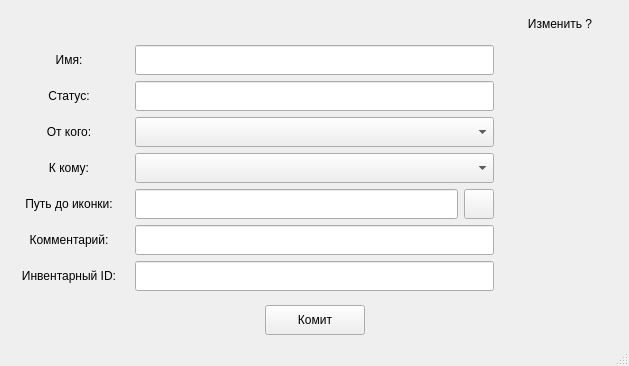
<?xml version="1.0" encoding="UTF-8"?>
<ui version="4.0">
 <class>qt</class>
 <widget class="QMainWindow" name="qt">
  <property name="enabled">
   <bool>true</bool>
  </property>
  <property name="geometry">
   <rect>
    <x>0</x>
    <y>0</y>
    <width>629</width>
    <height>366</height>
   </rect>
  </property>
  <property name="maximumSize">
   <size>
    <width>16777215</width>
    <height>16777215</height>
   </size>
  </property>
  <property name="windowTitle">
   <string>qt</string>
  </property>
  <property name="styleSheet">
   <string notr="true"/>
  </property>
  <widget class="QWidget" name="centralWidget">
   <layout class="QGridLayout" name="gridLayout_2">
    <item row="4" column="1">
     <widget class="QComboBox" name="comboBox">
      <property name="minimumSize">
       <size>
        <width>0</width>
        <height>30</height>
       </size>
      </property>
      <property name="font">
       <font>
        <pointsize>12</pointsize>
        <weight>75</weight>
        <bold>true</bold>
       </font>
      </property>
      <property name="focusPolicy">
       <enum>Qt::WheelFocus</enum>
      </property>
      <property name="contextMenuPolicy">
       <enum>Qt::DefaultContextMenu</enum>
      </property>
      <property name="layoutDirection">
       <enum>Qt::LeftToRight</enum>
      </property>
      <property name="autoFillBackground">
       <bool>false</bool>
      </property>
      <property name="insertPolicy">
       <enum>QComboBox::InsertAtBottom</enum>
      </property>
      <property name="sizeAdjustPolicy">
       <enum>QComboBox::AdjustToContentsOnFirstShow</enum>
      </property>
      <property name="duplicatesEnabled">
       <bool>false</bool>
      </property>
     </widget>
    </item>
    <item row="5" column="1">
     <widget class="QComboBox" name="comboBox_2">
      <property name="minimumSize">
       <size>
        <width>0</width>
        <height>30</height>
       </size>
      </property>
      <property name="font">
       <font>
        <pointsize>12</pointsize>
        <weight>75</weight>
        <bold>true</bold>
       </font>
      </property>
     </widget>
    </item>
    <item row="3" column="2">
     <widget class="QPushButton" name="pushButton_3">
      <property name="enabled">
       <bool>true</bool>
      </property>
      <property name="minimumSize">
       <size>
        <width>20</width>
        <height>20</height>
       </size>
      </property>
      <property name="maximumSize">
       <size>
        <width>20</width>
        <height>20</height>
       </size>
      </property>
      <property name="sizeIncrement">
       <size>
        <width>15</width>
        <height>15</height>
       </size>
      </property>
      <property name="styleSheet">
       <string notr="true">.QPushButton {
font-size: 10px;
color: yellow;
border-radius: 10px;
background-color: &quot;#37DE6A&quot;;
}

.QPushButton:disabled{
background-color: &quot;#777777&quot;;
}</string>
      </property>
      <property name="text">
       <string/>
      </property>
     </widget>
    </item>
    <item row="10" column="1">
     <layout class="QHBoxLayout" name="horizontalLayout">
      <item>
       <spacer name="horizontalSpacer_4">
        <property name="orientation">
         <enum>Qt::Horizontal</enum>
        </property>
        <property name="sizeHint" stdset="0">
         <size>
          <width>40</width>
          <height>20</height>
         </size>
        </property>
       </spacer>
      </item>
      <item>
       <widget class="QPushButton" name="pushButton">
        <property name="minimumSize">
         <size>
          <width>100</width>
          <height>30</height>
         </size>
        </property>
        <property name="text">
         <string>Комит</string>
        </property>
       </widget>
      </item>
      <item>
       <spacer name="horizontalSpacer_5">
        <property name="orientation">
         <enum>Qt::Horizontal</enum>
        </property>
        <property name="sizeHint" stdset="0">
         <size>
          <width>40</width>
          <height>20</height>
         </size>
        </property>
       </spacer>
      </item>
     </layout>
    </item>
    <item row="7" column="1">
     <widget class="QLineEdit" name="lineEdit_3">
      <property name="minimumSize">
       <size>
        <width>0</width>
        <height>30</height>
       </size>
      </property>
      <property name="font">
       <font>
        <pointsize>12</pointsize>
        <weight>75</weight>
        <bold>true</bold>
       </font>
      </property>
      <property name="styleSheet">
       <string notr="true"/>
      </property>
      <property name="alignment">
       <set>Qt::AlignCenter</set>
      </property>
     </widget>
    </item>
    <item row="2" column="1">
     <widget class="QLineEdit" name="lineEdit">
      <property name="minimumSize">
       <size>
        <width>0</width>
        <height>30</height>
       </size>
      </property>
      <property name="font">
       <font>
        <pointsize>12</pointsize>
        <weight>75</weight>
        <bold>true</bold>
       </font>
      </property>
      <property name="cursor">
       <cursorShape>IBeamCursor</cursorShape>
      </property>
      <property name="mouseTracking">
       <bool>true</bool>
      </property>
      <property name="tabletTracking">
       <bool>false</bool>
      </property>
      <property name="autoFillBackground">
       <bool>false</bool>
      </property>
      <property name="styleSheet">
       <string notr="true"/>
      </property>
      <property name="text">
       <string/>
      </property>
      <property name="alignment">
       <set>Qt::AlignCenter</set>
      </property>
      <property name="placeholderText">
       <string/>
      </property>
      <property name="cursorMoveStyle">
       <enum>Qt::LogicalMoveStyle</enum>
      </property>
     </widget>
    </item>
    <item row="1" column="1">
     <spacer name="horizontalSpacer_2">
      <property name="orientation">
       <enum>Qt::Horizontal</enum>
      </property>
      <property name="sizeHint" stdset="0">
       <size>
        <width>40</width>
        <height>20</height>
       </size>
      </property>
     </spacer>
    </item>
    <item row="7" column="2">
     <widget class="QPushButton" name="pushButton_6">
      <property name="enabled">
       <bool>true</bool>
      </property>
      <property name="minimumSize">
       <size>
        <width>20</width>
        <height>20</height>
       </size>
      </property>
      <property name="maximumSize">
       <size>
        <width>20</width>
        <height>20</height>
       </size>
      </property>
      <property name="sizeIncrement">
       <size>
        <width>15</width>
        <height>15</height>
       </size>
      </property>
      <property name="styleSheet">
       <string notr="true">.QPushButton {
font-size: 10px;
color: yellow;
border-radius: 10px;
background-color: &quot;#37DE6A&quot;;
}

.QPushButton:disabled{
background-color: &quot;#777777&quot;;
}</string>
      </property>
      <property name="text">
       <string/>
      </property>
     </widget>
    </item>
    <item row="9" column="1">
     <spacer name="verticalSpacer">
      <property name="orientation">
       <enum>Qt::Vertical</enum>
      </property>
      <property name="sizeHint" stdset="0">
       <size>
        <width>20</width>
        <height>40</height>
       </size>
      </property>
     </spacer>
    </item>
    <item row="3" column="1">
     <widget class="QLineEdit" name="lineEdit_2">
      <property name="minimumSize">
       <size>
        <width>0</width>
        <height>30</height>
       </size>
      </property>
      <property name="font">
       <font>
        <pointsize>12</pointsize>
        <weight>75</weight>
        <bold>true</bold>
       </font>
      </property>
      <property name="styleSheet">
       <string notr="true"/>
      </property>
      <property name="alignment">
       <set>Qt::AlignCenter</set>
      </property>
     </widget>
    </item>
    <item row="4" column="2">
     <widget class="QPushButton" name="pushButton_4">
      <property name="enabled">
       <bool>true</bool>
      </property>
      <property name="minimumSize">
       <size>
        <width>20</width>
        <height>20</height>
       </size>
      </property>
      <property name="maximumSize">
       <size>
        <width>20</width>
        <height>20</height>
       </size>
      </property>
      <property name="sizeIncrement">
       <size>
        <width>15</width>
        <height>15</height>
       </size>
      </property>
      <property name="styleSheet">
       <string notr="true">.QPushButton {
font-size: 10px;
color: yellow;
border-radius: 10px;
background-color: &quot;#37DE6A&quot;;
}

.QPushButton:disabled{
background-color: &quot;#777777&quot;;
}</string>
      </property>
      <property name="text">
       <string/>
      </property>
     </widget>
    </item>
    <item row="4" column="0">
     <widget class="QLabel" name="label_3">
      <property name="text">
       <string>От кого:</string>
      </property>
      <property name="alignment">
       <set>Qt::AlignCenter</set>
      </property>
     </widget>
    </item>
    <item row="8" column="1">
     <widget class="QLineEdit" name="lineEdit_4">
      <property name="minimumSize">
       <size>
        <width>0</width>
        <height>30</height>
       </size>
      </property>
      <property name="font">
       <font>
        <pointsize>12</pointsize>
        <weight>75</weight>
        <bold>true</bold>
       </font>
      </property>
      <property name="styleSheet">
       <string notr="true"/>
      </property>
      <property name="alignment">
       <set>Qt::AlignCenter</set>
      </property>
     </widget>
    </item>
    <item row="1" column="2">
     <widget class="QLabel" name="label_7">
      <property name="minimumSize">
       <size>
        <width>0</width>
        <height>30</height>
       </size>
      </property>
      <property name="tabletTracking">
       <bool>false</bool>
      </property>
      <property name="focusPolicy">
       <enum>Qt::NoFocus</enum>
      </property>
      <property name="contextMenuPolicy">
       <enum>Qt::DefaultContextMenu</enum>
      </property>
      <property name="acceptDrops">
       <bool>false</bool>
      </property>
      <property name="layoutDirection">
       <enum>Qt::LeftToRight</enum>
      </property>
      <property name="autoFillBackground">
       <bool>false</bool>
      </property>
      <property name="frameShape">
       <enum>QFrame::NoFrame</enum>
      </property>
      <property name="frameShadow">
       <enum>QFrame::Plain</enum>
      </property>
      <property name="text">
       <string>Изменить ?</string>
      </property>
      <property name="textFormat">
       <enum>Qt::AutoText</enum>
      </property>
      <property name="alignment">
       <set>Qt::AlignCenter</set>
      </property>
     </widget>
    </item>
    <item row="10" column="0">
     <spacer name="horizontalSpacer">
      <property name="orientation">
       <enum>Qt::Horizontal</enum>
      </property>
      <property name="sizeType">
       <enum>QSizePolicy::Fixed</enum>
      </property>
      <property name="sizeHint" stdset="0">
       <size>
        <width>120</width>
        <height>20</height>
       </size>
      </property>
     </spacer>
    </item>
    <item row="0" column="1">
     <layout class="QGridLayout" name="gridLayout"/>
    </item>
    <item row="7" column="0">
     <widget class="QLabel" name="label_5">
      <property name="text">
       <string>Комментарий:</string>
      </property>
      <property name="alignment">
       <set>Qt::AlignCenter</set>
      </property>
     </widget>
    </item>
    <item row="8" column="2">
     <widget class="QPushButton" name="pushButton_7">
      <property name="enabled">
       <bool>true</bool>
      </property>
      <property name="minimumSize">
       <size>
        <width>20</width>
        <height>20</height>
       </size>
      </property>
      <property name="maximumSize">
       <size>
        <width>20</width>
        <height>20</height>
       </size>
      </property>
      <property name="sizeIncrement">
       <size>
        <width>15</width>
        <height>15</height>
       </size>
      </property>
      <property name="styleSheet">
       <string notr="true">.QPushButton {
font-size: 10px;
color: yellow;
border-radius: 10px;
background-color: &quot;#37DE6A&quot;;
}

.QPushButton:disabled{
background-color: &quot;#777777&quot;;
}</string>
      </property>
      <property name="text">
       <string/>
      </property>
     </widget>
    </item>
    <item row="8" column="0">
     <widget class="QLabel" name="label_6">
      <property name="text">
       <string>Инвентарный ID:</string>
      </property>
      <property name="alignment">
       <set>Qt::AlignCenter</set>
      </property>
     </widget>
    </item>
    <item row="2" column="2">
     <widget class="QPushButton" name="pushButton_2">
      <property name="enabled">
       <bool>true</bool>
      </property>
      <property name="minimumSize">
       <size>
        <width>20</width>
        <height>20</height>
       </size>
      </property>
      <property name="maximumSize">
       <size>
        <width>20</width>
        <height>20</height>
       </size>
      </property>
      <property name="sizeIncrement">
       <size>
        <width>15</width>
        <height>15</height>
       </size>
      </property>
      <property name="styleSheet">
       <string notr="true">.QPushButton {
font-size: 10px;
color: yellow;
border-radius: 10px;
background-color: &quot;#37DE6A&quot;;
}

.QPushButton:disabled{
background-color: &quot;#777777&quot;;
}</string>
      </property>
      <property name="text">
       <string/>
      </property>
     </widget>
    </item>
    <item row="2" column="0">
     <widget class="QLabel" name="label">
      <property name="text">
       <string>Имя:</string>
      </property>
      <property name="alignment">
       <set>Qt::AlignCenter</set>
      </property>
     </widget>
    </item>
    <item row="5" column="2">
     <widget class="QPushButton" name="pushButton_5">
      <property name="enabled">
       <bool>true</bool>
      </property>
      <property name="minimumSize">
       <size>
        <width>20</width>
        <height>20</height>
       </size>
      </property>
      <property name="maximumSize">
       <size>
        <width>20</width>
        <height>20</height>
       </size>
      </property>
      <property name="sizeIncrement">
       <size>
        <width>15</width>
        <height>15</height>
       </size>
      </property>
      <property name="styleSheet">
       <string notr="true">.QPushButton {
font-size: 10px;
color: yellow;
border-radius: 10px;
background-color: &quot;#37DE6A&quot;;
}

.QPushButton:disabled{
background-color: &quot;#777777&quot;;
}</string>
      </property>
      <property name="text">
       <string/>
      </property>
     </widget>
    </item>
    <item row="3" column="0">
     <widget class="QLabel" name="label_2">
      <property name="text">
       <string>Статус:</string>
      </property>
      <property name="alignment">
       <set>Qt::AlignCenter</set>
      </property>
     </widget>
    </item>
    <item row="5" column="0">
     <widget class="QLabel" name="label_4">
      <property name="text">
       <string>К кому:</string>
      </property>
      <property name="alignment">
       <set>Qt::AlignCenter</set>
      </property>
     </widget>
    </item>
    <item row="10" column="2">
     <spacer name="horizontalSpacer_3">
      <property name="orientation">
       <enum>Qt::Horizontal</enum>
      </property>
      <property name="sizeType">
       <enum>QSizePolicy::Fixed</enum>
      </property>
      <property name="sizeHint" stdset="0">
       <size>
        <width>120</width>
        <height>20</height>
       </size>
      </property>
     </spacer>
    </item>
    <item row="6" column="1">
     <layout class="QHBoxLayout" name="horizontalLayout_4">
      <item>
       <widget class="QLineEdit" name="lineEdit_5">
        <property name="minimumSize">
         <size>
          <width>0</width>
          <height>30</height>
         </size>
        </property>
        <property name="font">
         <font>
          <pointsize>12</pointsize>
          <weight>75</weight>
          <bold>true</bold>
         </font>
        </property>
        <property name="cursorPosition">
         <number>0</number>
        </property>
        <property name="alignment">
         <set>Qt::AlignCenter</set>
        </property>
       </widget>
      </item>
      <item>
       <widget class="QPushButton" name="pushButton_8">
        <property name="minimumSize">
         <size>
          <width>30</width>
          <height>30</height>
         </size>
        </property>
        <property name="maximumSize">
         <size>
          <width>30</width>
          <height>30</height>
         </size>
        </property>
        <property name="text">
         <string/>
        </property>
       </widget>
      </item>
     </layout>
    </item>
    <item row="6" column="2">
     <widget class="QPushButton" name="pushButton_9">
      <property name="minimumSize">
       <size>
        <width>20</width>
        <height>20</height>
       </size>
      </property>
      <property name="maximumSize">
       <size>
        <width>20</width>
        <height>20</height>
       </size>
      </property>
      <property name="styleSheet">
       <string notr="true">.QPushButton {
font-size: 10px;
color: yellow;
border-radius: 10px;
background-color: &quot;#37DE6A&quot;;
}

.QPushButton:disabled{
background-color: &quot;#777777&quot;;
}</string>
      </property>
      <property name="text">
       <string/>
      </property>
     </widget>
    </item>
    <item row="6" column="0">
     <widget class="QLabel" name="label_8">
      <property name="text">
       <string>Путь до иконки:</string>
      </property>
      <property name="alignment">
       <set>Qt::AlignCenter</set>
      </property>
     </widget>
    </item>
   </layout>
  </widget>
  <widget class="QStatusBar" name="statusBar"/>
 </widget>
 <resources/>
 <connections/>
</ui>
